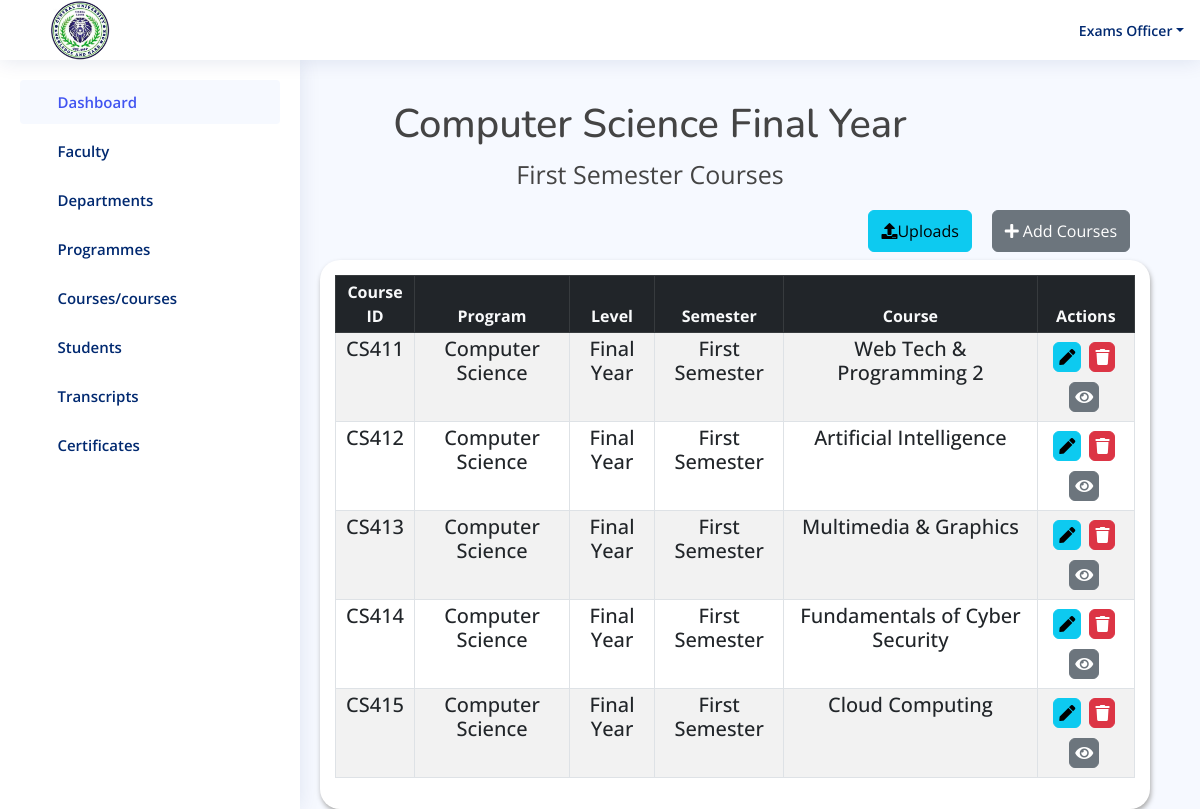
The app's page /result/year4_first_semester/ (signed in) with its own data.
### result/models.py (models this page shows, shortened)
class year4_semester1(models.Model):
    code = models.CharField(max_length=50, default='')
    program = models.ForeignKey(Program, on_delete=models.CASCADE)
    level = models.CharField(max_length=20, choices=YEAR4_LEVEL4)
    semester = models.CharField(max_length=20,choices=YEAR4_SEMESTER1)
    course = models.CharField(max_length=50)

class Program(models.Model):
    program = models.CharField(max_length=100)
    department = models.ForeignKey(Department, on_delete=models.CASCADE)
    def __str__(self):
        return self.program

### result/views.py (the view)
# urls.py: path('year4_first_semester/', views.year4_first_semester, name='year4_first_semester'),
@login_required(login_url='login')
def year4_first_semester(request):
    yr4_sem1 = year4_semester1.objects.all()
    if request.method == 'POST':
        form = CourseForm7(request.POST)
        if form.is_valid():
            course = form.cleaned_data['course']
            if year4_semester1.objects.filter(course=course).exists():
                messages.error(request, f"'{course}' already exists!")
                return redirect('year4_first_semester')  # Redirect back to the faculty page without saving the form
            form.save()
            messages.success(request, "Course has been added!")
            return redirect('year4_first_semester')
    else:
        form = CourseForm7()
    return render(request, 'result/year4_first_semester.html', {'yr4_sem1': yr4_sem1, 'form': form})

### templates/result/year4_first_semester.html (shortened to what this page needs)
{% load static %}
<!DOCTYPE html>
<html lang="en">
<head>
  <link href="https://cdn.datatables.net/v/bs5/jszip-2.5.0/dt-1.13.4/b-2.3.6/b-html5-2.3.6/b-print-2.3.6/datatables.min.css" rel="stylesheet"/>
   <link rel="stylesheet" href="https://cdnjs.cloudflare.com/ajax/libs/font-awesome/5.15.4/css/all.min.css" />
  <link href="{% static 'assets/vendor/bootstrap/css/bootstrap.min.css' %}" rel="stylesheet">
  <link href="{% static 'assets/vendor/bootstrap-icons/bootstrap-icons.css' %}" rel="stylesheet">
  <link href="{% static 'assets/vendor/boxicons/css/boxicons.min.css' %}" rel="stylesheet">
  <link href="{% static 'assets/vendor/quill/quill.snow.css' %}" rel="stylesheet">
  <link href="{% static 'assets/vendor/quill/quill.bubble.css' %}" rel="stylesheet">
  <link href="{% static 'assets/vendor/remixicon/remixicon.css' %}" rel="stylesheet">
  <link href="{% static 'assets/vendor/simple-datatables/style.css' %}" rel="stylesheet">
  <link href="{% static 'assets/style.css'%}" rel="stylesheet">
  <link rel="stylesheet" href="{% static 'assets/css/result.css' %}">
</head>
<body>
 <header id="header" class="header fixed-top d-flex align-items-center">
  <div class="d-flex align-items-center justify-content-between">
    <img style="width: 60px; margin-left: -250px; margin-right: 50px; margin-top: 30px; margin-bottom:30px;"  src="{% static 'assets/img/cusl.jpeg' %}" alt="">
    <i class="bi bi-list toggle-sidebar-btn"></i>
  </div>
  <nav class="header-nav ms-auto">
    <ul class="d-flex align-items-center">
      <li class="nav-item dropdown pe-3">
        <a class="nav-link nav-profile d-flex align-items-center pe-0" href="#" data-bs-toggle="dropdown">
          <span class="d-none d-md-block dropdown-toggle ps-2">Exams Officer</span>
        </a>
      </li>
    </ul>
  </nav>
</header>
 <aside id="sidebar" class="sidebar">
  <ul class="sidebar-nav" id="sidebar-nav">
    <li class="nav-item">
      <a class="nav-link " href="{% url 'admin1' %}">
        <i class="bi bi-grid"></i>
        <span>Dashboard</span>
      </a>
    </li>
    <li class="nav-item">
      <a class="nav-link collapsed" data-bs-target="#components-nav" data-bs-toggle="collapse" href="#">
        <i class="bi bi-menu-button-wide"></i><span>Faculty</span><i class="bi bi-chevron-down ms-auto"></i>
      </a>
    </li>
    <li class="nav-item">
      <a class="nav-link collapsed" data-bs-target="#forms-nav" data-bs-toggle="collapse" href="#">
        <i class="bi bi-journal-text"></i><span>Departments</span><i class="bi bi-chevron-down ms-auto"></i>
      </a>
    </li>
    <li class="nav-item">
      <a class="nav-link collapsed" data-bs-target="#tables-nav" data-bs-toggle="collapse" href="#">
        <i class="bi bi-layout-text-window-reverse"></i><span>Programmes</span><i class="bi bi-chevron-down ms-auto"></i>
      </a>
    </li>
    <li class="nav-item">
      <a class="nav-link collapsed" data-bs-target="#charts-nav" data-bs-toggle="collapse" href="#">
        <i class="bi bi-bar-chart"></i><span>Courses/courses</span><i class="bi bi-chevron-down ms-auto"></i>
      </a>
    </li>
    <li class="nav-item">
      <a class="nav-link collapsed" data-bs-target="#icon-nav" data-bs-toggle="collapse" href="#">
        <i class="bi bi-person"></i><span>Students</span><i class="bi bi-chevron-down ms-auto"></i>
      </a>
    </li>
    <li class="nav-item">
      <a class="nav-link collapsed" data-bs-target="#iconnavi" data-bs-toggle="collapse" href="#">
        <i class="bi bi-person"></i><span>Transcripts</span><i class="bi bi-chevron-down ms-auto"></i>
      </a>
    </li>
    <li class="nav-item">
      <a class="nav-link collapsed" data-bs-target="#iconnav" data-bs-toggle="collapse" href="#">
        <i class="bi bi-person"></i><span>Certificates</span><i class="bi bi-chevron-down ms-auto"></i>
      </a>
    </li>
  </ul>
</aside>
    <div class="container" style="margin-top:100px;">
      <div class="col-md-12">
        <h1 class="text-center" style="margin-left:100px;">Computer Science Final Year</h1>
        <p class="text-center" style="margin-left:100px; font-size: 25px;">First Semester Courses</p>
    </div>
        </div>
        <div class="row">
          <div class="col-md-12">
              <div class="d-flex justify-content-end">
                <a href="{% url 'upload_course7' %}" class="btn btn-info btn mb-2  py-2"
                   style="margin-right:20px;" type="submit">
                  <i class="fa fa-upload" aria-hidden="true"></i>Uploads</a>
                  <a href="" class="btn btn-secondary btn mb-2  py-2"
                  data-bs-toggle="modal" data-bs-target="#exampleModal" style="margin-right:70px;">
                  <i class="fas fa-plus">&nbsp;</i>Add Courses</a>
              </div>
          </div>
      </div>
        <div class="row ml-5 pl-5">
            <div class="col-12">
                <div class="data_table" style="margin-left:320px; margin-right: 50px;">
                    <table id="example" class="table table-striped table-bordered table-sm" >
                        <thead class="table-dark text-center text-light">
                            <tr>
                                <th  class="text-center">Course ID</th>
                                <th  class="text-center">Program</th>
                                <th  class="text-center">Level</th>
                                <th  class="text-center">Semester</th>
                                <th  class="text-center">Course</th>
                                <th  class="text-center">Actions</th>
                            </tr>
                        </thead>
                        <tbody  class="text-center h5">
                          {% for obj in yr4_sem1 %}
                            <tr>
                                <td>{{ obj.code }}</td>
                                <td>{{ obj.program }}</td>
                                <td>{{ obj.level }}</td>
                                <td>{{ obj.semester }}</td>
                                <td>{{ obj.course }}</td>
                                    <td>
                                        <a href="{% url 'edit_year4_first_semester' obj.id %}" class="btn btn-info" title="Edit Patient">
                                            <i class="fas fa-pen"></i>
                                        </a>
                                        <a href="{% url 'delete_year4_first_semester' obj.id %}"  class="btn btn-danger" title="Edit Patient">
                                            <i class="fas fa-trash"></i>
                                        </a>
                                        <a href="{% url 'view_year4_first_semester' obj.id %}"  class="btn btn-secondary" title="Edit Patient">
                                            <i class="fas fa-eye"></i>
                                        </a>
                                    </td>
                            </tr>
                            {% endfor %}
                        </tbody>
                    </table>
                </div>
            </div>
        </div>
</body>
</html>

### static/assets/style.css (style rules this page uses)
:root { scroll-behavior: smooth; }
body { font-family: "Open Sans", sans-serif; background: #f6f9ff; color: #444444; }
a { color: #4154f1; text-decoration: none; }
h1, h2, h3, h4, h5, h6 { font-family: "Nunito", sans-serif; }
.header { transition: all 0.5s; z-index: 997; height: 60px; box-shadow: 0px 2px 20px rgba(1, 41, 112, 0.1); background-color: #fff; padding-left: 20px; }
.header .toggle-sidebar-btn { font-size: 32px; padding-left: 10px; cursor: pointer; color: #012970; }
.header-nav ul { list-style: none; }
.header-nav>ul { margin: 0; padding: 0; }
.header-nav .nav-profile { color: #012970; }
.header-nav .nav-profile span { font-size: 14px; font-weight: 600; }
.sidebar { position: fixed; top: 60px; left: 0; bottom: 0; width: 300px; z-index: 996; transition: all 0.3s; padding: 20px; overflow-y: auto; scrollbar-width: thin; scrollbar-color: #aab7cf transparent; box-shadow: 0px 0px 20px rgba(1, 41, 112, 0.1); background-color: #fff; }
.sidebar-nav { padding: 0; margin: 0; list-style: none; }
.sidebar-nav li { padding: 0; margin: 0; list-style: none; }
.sidebar-nav .nav-item { margin-bottom: 5px; }
.sidebar-nav .nav-link { display: flex; align-items: center; font-size: 15px; font-weight: 600; color: #4154f1; transition: 0.3; background: #f6f9ff; padding: 10px 15px; border-radius: 4px; }
.sidebar-nav .nav-link i { font-size: 16px; margin-right: 10px; color: #4154f1; }
.sidebar-nav .nav-link.collapsed { color: #012970; background: #fff; }
.sidebar-nav .nav-link.collapsed i { color: #899bbd; }
.sidebar-nav .nav-link .bi-chevron-down { margin-right: 0; transition: transform 0.2s ease-in-out; }

### static/assets/css/result.css (style rules this page uses)
.data_table { background: #fff; padding: 15px; box-shadow: 1px 3px 5px #aaa; border-radius: 20px; }
.data_table .btn { padding: 2px 5px; margin: 5px 3px 5px 0; }

### records on screen
year4_semester1: code "CS411", program "Computer Science", level "Final Year", semester "First Semester", course "Web Tech & Programming 2"
year4_semester1: code "CS412", program "Computer Science", level "Final Year", semester "First Semester", course "Artificial Intelligence"
year4_semester1: code "CS413", program "Computer Science", level "Final Year", semester "First Semester", course "Multimedia & Graphics"
year4_semester1: code "CS414", program "Computer Science", level "Final Year", semester "First Semester", course "Fundamentals of Cyber Security"
year4_semester1: code "CS415", program "Computer Science", level "Final Year", semester "First Semester", course "Cloud Computing"
